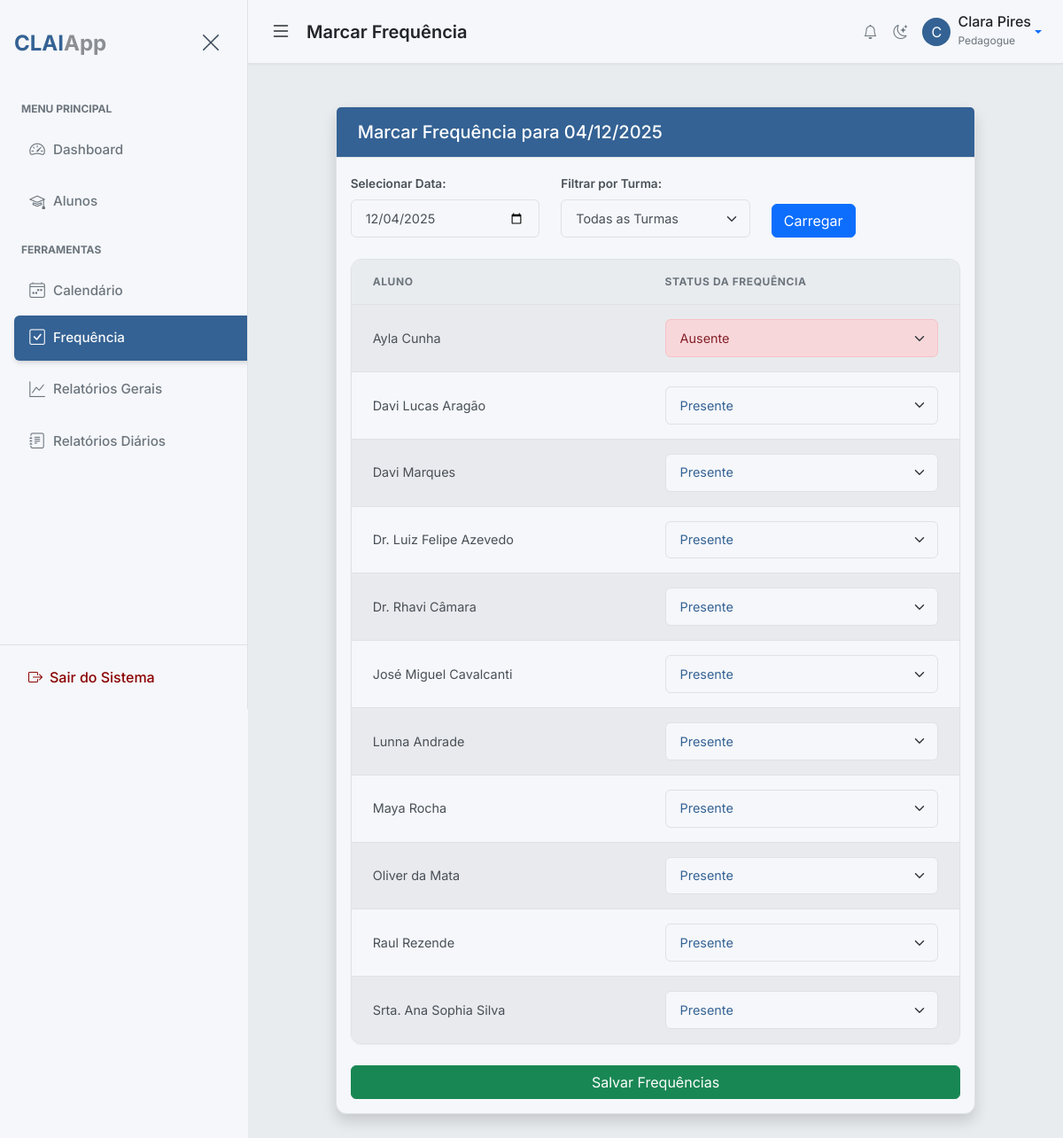
Screenshot of /attendance/mark (signed in) with the database file from the repository.
### app/models.py (models this page shows, shortened)
class BaseModel(Model):
    class Meta:
        database = db

class User(UserMixin, BaseModel):
    username = CharField(unique=True)
    email = CharField(unique=True)
    password = CharField()
    name = CharField()
    profile_picture = CharField(default='default_profile.png')
    role = CharField(default='pedagogue')  # 'admin', 'pedagogue'
    class Meta:
        table_name = 'users'

class Student(BaseModel):
    name = CharField()
    matricula = CharField(unique=True)
    dob = DateField()  # Date of Birth
    cid = CharField(null=True)  # International Classification of Diseases
    email = CharField(null=True)
    phone = CharField(null=True)
    grade = CharField(null=True)  # Turma
    course = CharField(null=True)
    responsible_name = CharField(null=True)
    responsible_phone = CharField(null=True)
    responsible_email = CharField(null=True)
    responsible_cpf = CharField(null=True) # Responsible CPF field added
    pedagogue = ForeignKeyField(User, backref='students', null=True)  # Assign a primary pedagogue
    student_picture = CharField(default='default_student.png')
    specific_needs_description = TextField(null=True)  # New field for RF05
    class Meta:
        table_name = 'students'

### app/routes.py (the view, shortened to what this page needs)
@bp.route('/attendance/mark', methods=['GET', 'POST'])
@login_required
@pedagogue_or_admin_required
def mark_attendance():
    if current_user.role == 'admin':
        students_query = Student.select()
    else:
        students_query = Student.select().where(Student.pedagogue == current_user)
    all_grades = sorted(list(set([s.grade for s in students_query if s.grade])))
    selected_grade = request.args.get('grade', '')
    selected_date_str = request.args.get('date', datetime.date.today().isoformat())
    if selected_grade:
        students_query = students_query.where(Student.grade == selected_grade)
    students = students_query.order_by(Student.name)
    try:
        selected_date = datetime.date.fromisoformat(selected_date_str)
    except ValueError:
        flash('Data inválida fornecida.', 'danger')
        selected_date = datetime.date.today()
        selected_date_str = selected_date.isoformat()
    existing_attendance = {
        att.student.id: att.status
        for att in Attendance.select().where(Attendance.date == selected_date, Attendance.student.in_(students))
    }
    return render_template(
        'attendance/mark_attendance.html',
        title=f'Marcar Frequência - {selected_date.strftime("%d/%m/%Y")}',
        students=students,
        selected_date=selected_date,
        selected_date_str=selected_date_str,
        existing_attendance=existing_attendance,
        all_grades=all_grades,
        selected_grade=selected_grade
    )

### app/routes.py (called while the page is built)
def pedagogue_or_admin_required(f):
    @wraps(f)
    def decorated_function(*args, **kwargs):
        if not current_user.is_authenticated or (current_user.role != 'pedagogue' and current_user.role != 'admin'):
            flash('Você não tem permissão para acessar esta página.', 'danger')
            return redirect(url_for('main.dashboard'))
        return f(*args, **kwargs)
    return decorated_function

### app/templates/attendance/mark_attendance.html (shortened to what this page needs)
{% extends "base.html" %}
{% from 'macros/form_macros.html' import render_field, render_submit_field %}
{% block page_heading %}Marcar Frequência{% endblock %}
{% block content %}
<div class="row my-4">
    <div class="col-md-10 mx-auto">
        <div class="card shadow">
            <div class="card-header bg-primary text-white py-3">
                <h5 class="mb-0">Marcar Frequência para {{ selected_date.strftime("%d/%m/%Y") }}</h5>
            </div>
            <div class="card-body">
                <form action="{{ url_for('main.mark_attendance') }}" method="GET" class="mb-4">
                    <div class="row align-items-end">
                        <div class="col-md-4">
                            <label for="attendanceDate" class="form-label">Selecionar Data:</label>
                            <input type="date" class="form-control" id="attendanceDate" name="date" value="{{ selected_date_str }}">
                        </div>
                        <div class="col-md-4">
                            <label for="gradeFilter" class="form-label">Filtrar por Turma:</label>
                            <select class="form-select" id="gradeFilter" name="grade" onchange="this.form.submit()">
                                <option value="">Todas as Turmas</option>
                            </select>
                        </div>
                        <div class="col-md-2">
                            <button type="submit" class="btn btn-primary w-100">Carregar</button>
                        </div>
                    </div>
                </form>
                <form method="POST" action="{{ url_for('main.mark_attendance', date=selected_date_str, grade=selected_grade) }}">
                    <div class="table-responsive">
                        <table class="table table-hover table-striped">
                            <thead>
                                <tr>
                                    <th>Aluno</th>
                                    <th>Status da Frequência</th>
                                </tr>
                            </thead>
                            <tbody>
                                {% for student in students %}
                                <tr>
                                    <td>{{ student.name }}</td>
                                    <td>
                                        <select class="form-select attendance-status" name="status_{{ student.id }}" id="status_{{ student.id }}">
                                            <option value="present" {% if existing_attendance.get(student.id) == 'present' %}selected{% endif %}>Presente</option>
                                            <option value="absent" {% if existing_attendance.get(student.id) == 'absent' %}selected{% endif %}>Ausente</option>
                                        </select>
                                    </td>
                                </tr>
                                {% endfor %}
                            </tbody>
                        </table>
                    </div>
                    <div class="d-grid mt-4">
                        <button type="submit" class="btn btn-success w-100">Salvar Frequências</button>
                    </div>
                </form>
            </div>
        </div>
    </div>
</div>
{% endblock %}

### app/templates/base.html (shortened to what this page needs)
{% from "macros/pagination_macros.html" import render_pagination %}
<!DOCTYPE html>
<html lang="pt-br" data-bs-theme="light"{% block html_attribs %}{% endblock %}>
<head>
    <link href="https://cdn.jsdelivr.net/npm/bootstrap@5.3.8/dist/css/bootstrap.min.css" rel="stylesheet"
>
    <link rel="stylesheet" href="https://cdn.jsdelivr.net/npm/bootstrap-icons@1.11.1/font/bootstrap-icons.css">
    <link href='https://cdn.jsdelivr.net/npm/fullcalendar@6.1.19/main.min.css' rel='stylesheet' />
    <link rel="stylesheet" href="https://cdnjs.cloudflare.com/ajax/libs/font-awesome/6.5.1/css/all.min.css" />
    <link rel="stylesheet" href="{{ url_for('static', filename='css/style.css') }}">
    <link rel="stylesheet" href="{{ url_for('static', filename='css/print.css') }}" media="print">
    <link rel="stylesheet" href="https://cdn.jsdelivr.net/npm/pace-js@latest/pace-theme-default.min.css">
    <link rel="stylesheet" href="https://cdnjs.cloudflare.com/ajax/libs/animate.css/4.1.1/animate.min.css"/>
</head>
<body class="d-flex" id="wrapper"{% block body_attribs %}{% endblock %}>
    {% block body %}
    <div id="sidebar-wrapper">
        <div class="sidebar-heading d-flex justify-content-between align-items-center py-4 px-3">
            <div class="fw-bold fs-4 text-primary tracking-tight">
                {{ config.APP_BASE_NAME }}<span class="text-body text-opacity-50">{{ config.APP_SUFFIX }}</span>
            </div>
            <button class="btn btn-link text-secondary" id="sidebar-close">
                <i class="bi bi-x-lg fs-4"></i>
            </button>
        </div>
        <div class="list-group list-group-flush my-3">
            <small class="text-uppercase text-muted fw-bold px-4 mb-2" style="font-size: 0.75rem;">Menu
                Principal</small>
            <a href="{{ url_for('main.dashboard') }}"
                class="list-group-item list-group-item-action {% if request.endpoint == 'main.dashboard' %}active{% endif %}">
                <i class="bi bi-speedometer2 me-2"></i>Dashboard
            </a>
            <a href="{{ url_for('main.list_students') }}"
                class="list-group-item list-group-item-action {% if request.endpoint == 'main.list_students' %}active{% endif %}">
                <i class="bi bi-mortarboard me-2"></i>Alunos
            </a>
            <small class="text-uppercase text-muted fw-bold px-4 mb-2 mt-3"
                style="font-size: 0.75rem;">Ferramentas</small>
            <a href="{{ url_for('main.calendar') }}"
                class="list-group-item list-group-item-action {% if request.endpoint == 'main.calendar' %}active{% endif %}">
                <i class="bi bi-calendar4-week me-2"></i>Calendário
            </a>
            <a href="{{ url_for('main.mark_attendance') }}"
                class="list-group-item list-group-item-action {% if request.endpoint == 'main.mark_attendance' %}active{% endif %}">
                <i class="bi bi-check-square me-2"></i>Frequência
            </a>
            <a href="{{ url_for('main.list_general_reports') }}"
                class="list-group-item list-group-item-action {% if request.endpoint == 'main.list_general_reports' %}active{% endif %}">
                <i class="bi bi-graph-up me-2"></i>Relatórios Gerais
            </a>
            <a href="{{ url_for('main.list_daily_reports') }}"
                class="list-group-item list-group-item-action {% if 'daily_report' in request.endpoint %}active{% endif %}">
                <i class="bi bi-journal-text me-2"></i>Relatórios Diários
            </a>
        </div>
        <div class="mt-auto p-3 border-top">
            <a href="{{ url_for('main.logout') }}"
                class="d-flex align-items-center text-decoration-none text-danger px-3 py-2 rounded hover-bg-light">
                <i class="bi bi-box-arrow-right me-2"></i>
                <span class="fw-medium">Sair do Sistema</span>
            </a>
        </div>
    </div>
    <div id="page-content-wrapper">
        <nav class="navbar navbar-expand-lg main-navbar px-4">
            <div class="d-flex align-items-center w-100">
                <button class="btn btn-link text-body p-0 me-3" id="menu-toggle">
                    <i class="bi bi-list fs-4"></i>
                </button>
                <h1 class="h5 m-0 fw-semibold text-body">{% block page_heading %}Visão Geral{% endblock %}</h1>
                <div class="ms-auto d-flex align-items-center gap-3">
                    {% if current_user.is_authenticated %}
                    <a href="{{ url_for('main.list_notifications') }}" class="btn btn-link text-body-secondary p-0 position-relative" title="Notificações">
                        <i class="bi bi-bell"></i>
                    </a>
                    {% endif %}
                    <button class="btn btn-link text-body-secondary p-0" id="theme-toggle" title="Alternar Tema">
                        <i class="bi bi-moon-stars"></i>
                    </button>
                    <div class="dropdown">
                        <a class="d-flex align-items-center text-decoration-none dropdown-toggle" href="#" role="button"
                            data-bs-toggle="dropdown" aria-expanded="false">
                            <div class="avatar bg-primary text-white rounded-circle d-flex align-items-center justify-content-center me-2"
                                style="width: 32px; height: 32px;">
                                {% if current_user.is_authenticated %}
                                {{ current_user.name[0] | upper }}
                                {% else %}
                                <i class="bi bi-person"></i>
                                {% endif %}
                            </div>
                            <div class="d-none d-md-block">
                                {% if current_user.is_authenticated %}
                                <span class="fw-medium text-body d-block" style="line-height: 1;">{{
                                    current_user.name }}</span>
                                <small class="text-muted" style="font-size: 0.75rem;">{{ current_user.role |
                                    capitalize }}</small>
                                {% else %}
                                <span class="fw-medium text-body d-block" style="line-height: 1;">Convidado</span>
                                <small class="text-muted" style="font-size: 0.75rem;">Não Autenticado</small>
                                {% endif %}
                            </div>
                        </a>
                    </div>
                </div>
            </div>
        </nav>
        <main class="container-fluid px-4 py-4 animate__animated animate__fadeIn">
            {% block content %}{% endblock %}
        </main>
    </div>
    {% endblock %}
</body>
</html>

### rows the page displays
User: name "C", name "Clara Pires", role "Pedagogue"
Student: name "Ayla Cunha", id "Ausente"
Student: name "Davi Lucas Aragão", id "Presente"
Student: name "Davi Marques", id "Presente"
Student: name "Dr. Luiz Felipe Azevedo", id "Presente"
Student: name "Dr. Rhavi Câmara", id "Presente"
Student: name "José Miguel Cavalcanti", id "Presente"
Student: name "Lunna Andrade", id "Presente"
Student: name "Maya Rocha", id "Presente"
Student: name "Oliver da Mata", id "Presente"
Student: name "Raul Rezende", id "Presente"
Student: name "Srta. Ana Sophia Silva", id "Presente"

### other values shown
{{ config.APP_BASE_NAME }} "CLAI"
{{ config.APP_SUFFIX }} "App"
{{ selected_date.strftime("%d/%m/%Y") }} "04/12/2025"
